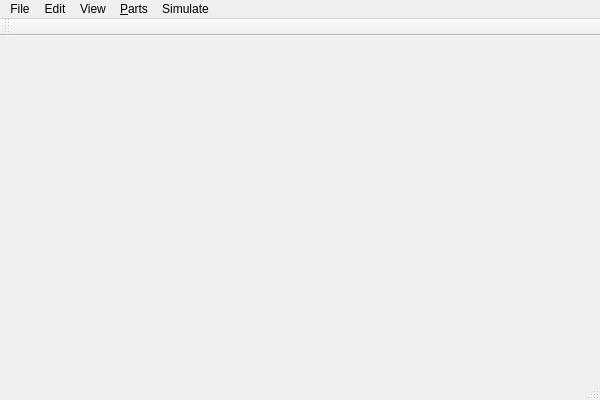
<?xml version="1.0" encoding="UTF-8"?>
<ui version="4.0">
 <class>MainWindow</class>
 <widget class="QMainWindow" name="MainWindow">
  <property name="geometry">
   <rect>
    <x>0</x>
    <y>0</y>
    <width>600</width>
    <height>400</height>
   </rect>
  </property>
  <property name="windowTitle">
   <string>Digital Logic Sim</string>
  </property>
  <property name="windowIcon">
   <iconset resource="resources.qrc">
    <normaloff>:/images/DLS_ICO2.png</normaloff>:/images/DLS_ICO2.png</iconset>
  </property>
  <widget class="QWidget" name="centralWidget">
   <layout class="QGridLayout" name="gridLayout">
    <property name="margin">
     <number>0</number>
    </property>
   </layout>
  </widget>
  <widget class="QMenuBar" name="menuBar">
   <property name="geometry">
    <rect>
     <x>0</x>
     <y>0</y>
     <width>600</width>
     <height>21</height>
    </rect>
   </property>
   <widget class="QMenu" name="menuFile">
    <property name="title">
     <string>File</string>
    </property>
    <addaction name="actionNew"/>
    <addaction name="actionOpen"/>
    <addaction name="actionSave"/>
    <addaction name="actionSave_As"/>
    <addaction name="separator"/>
    <addaction name="actionPrint"/>
    <addaction name="actionPrint_Preview"/>
    <addaction name="actionSeparator"/>
    <addaction name="actionRecentFiles1"/>
    <addaction name="actionRecentFiles2"/>
    <addaction name="actionRecentFiles3"/>
    <addaction name="actionRecentFiles4"/>
    <addaction name="separator"/>
    <addaction name="actionExit"/>
   </widget>
   <widget class="QMenu" name="menuEdit">
    <property name="title">
     <string>Edit</string>
    </property>
    <addaction name="actionDelete"/>
    <addaction name="actionCopy"/>
    <addaction name="actionCut"/>
    <addaction name="actionPaste"/>
    <addaction name="actionSelect_All"/>
    <addaction name="separator"/>
    <addaction name="actionImport"/>
    <addaction name="actionExport"/>
    <addaction name="separator"/>
    <addaction name="actionComment"/>
    <addaction name="separator"/>
    <addaction name="actionSelect"/>
    <addaction name="actionMove"/>
    <addaction name="actionLabel"/>
    <addaction name="actionDelay"/>
    <addaction name="separator"/>
    <addaction name="actionSettings"/>
   </widget>
   <widget class="QMenu" name="menuView">
    <property name="title">
     <string>View</string>
    </property>
    <widget class="QMenu" name="menuZoom">
     <property name="title">
      <string>Zoom</string>
     </property>
     <addaction name="actionFit_To_Window"/>
     <addaction name="actionScale_25"/>
     <addaction name="actionScale_50"/>
     <addaction name="actionScale_75"/>
     <addaction name="actionScale_100"/>
     <addaction name="actionScale_150"/>
     <addaction name="actionScale_200"/>
     <addaction name="actionScale_300"/>
     <addaction name="actionScale_400"/>
     <addaction name="actionScale_Custom"/>
    </widget>
    <addaction name="actionToolbar"/>
    <addaction name="actionStatusbar"/>
    <addaction name="separator"/>
    <addaction name="actionShow_I_O_Values"/>
    <addaction name="actionShow_Connections"/>
    <addaction name="actionShow_Pin_Names"/>
    <addaction name="separator"/>
    <addaction name="menuZoom"/>
   </widget>
   <widget class="QMenu" name="menuParts">
    <property name="title">
     <string>&amp;Parts</string>
    </property>
    <widget class="QMenu" name="menuSource_2">
     <property name="title">
      <string>Input</string>
     </property>
     <addaction name="actionGround"/>
     <addaction name="actionV"/>
     <addaction name="actionSwitch"/>
     <addaction name="actionPush_Button"/>
     <addaction name="actionClock"/>
    </widget>
    <widget class="QMenu" name="menuOutput">
     <property name="title">
      <string>Output</string>
     </property>
     <addaction name="actionBulb"/>
     <addaction name="action7_Segment_LED"/>
     <addaction name="action14_Segment_LED"/>
     <addaction name="action16_Segment_LED"/>
    </widget>
    <widget class="QMenu" name="menuBus">
     <property name="title">
      <string>Bus</string>
     </property>
     <addaction name="actionMerger"/>
     <addaction name="actionSplitter"/>
    </widget>
    <widget class="QMenu" name="menuOther">
     <property name="title">
      <string>Other</string>
     </property>
     <widget class="QMenu" name="menuShift_Register">
      <property name="title">
       <string>Shift Register</string>
      </property>
      <addaction name="actionLeft_Shift"/>
      <addaction name="actionRight_Shift"/>
      <addaction name="actionBidirectional_Shift"/>
     </widget>
     <addaction name="actionAdder"/>
     <addaction name="separator"/>
     <addaction name="actionMultiplexer"/>
     <addaction name="actionDecoder"/>
     <addaction name="actionPriority_Encoder"/>
     <addaction name="separator"/>
     <addaction name="actionRegister"/>
     <addaction name="menuShift_Register"/>
     <addaction name="separator"/>
     <addaction name="actionCounter"/>
     <addaction name="actionLoadable_Counter"/>
    </widget>
    <widget class="QMenu" name="menuAND">
     <property name="title">
      <string>AND</string>
     </property>
     <addaction name="action2_input_AND"/>
     <addaction name="action3_input_AND"/>
     <addaction name="action4_input_AND"/>
    </widget>
    <widget class="QMenu" name="menuOR">
     <property name="title">
      <string>OR</string>
     </property>
     <addaction name="action2_input_OR"/>
     <addaction name="action3_input_OR"/>
     <addaction name="action4_input_OR"/>
    </widget>
    <widget class="QMenu" name="menuNAND">
     <property name="title">
      <string>NAND</string>
     </property>
     <addaction name="action2_input_NAND"/>
     <addaction name="action3_input_NAND"/>
     <addaction name="action4_input_NAND"/>
    </widget>
    <widget class="QMenu" name="menuNOR">
     <property name="title">
      <string>NOR</string>
     </property>
     <addaction name="action2_input_NOR"/>
     <addaction name="action3_input_NOR"/>
     <addaction name="action4_input_NOR"/>
    </widget>
    <widget class="QMenu" name="menuFlip_Flops">
     <property name="title">
      <string>Flip Flops</string>
     </property>
     <addaction name="actionD_Flip_Flop"/>
     <addaction name="actionT_Flip_Flop"/>
     <addaction name="actionJ_K_Flip_Flop"/>
    </widget>
    <addaction name="menuAND"/>
    <addaction name="menuOR"/>
    <addaction name="actionXOR"/>
    <addaction name="actionBuffer"/>
    <addaction name="menuNAND"/>
    <addaction name="menuNOR"/>
    <addaction name="actionXNOR"/>
    <addaction name="actionNOT"/>
    <addaction name="separator"/>
    <addaction name="menuFlip_Flops"/>
    <addaction name="separator"/>
    <addaction name="menuSource_2"/>
    <addaction name="menuOutput"/>
    <addaction name="menuBus"/>
    <addaction name="separator"/>
    <addaction name="menuOther"/>
   </widget>
   <widget class="QMenu" name="menuSimulate">
    <property name="title">
     <string>Simulate</string>
    </property>
    <widget class="QMenu" name="menuOptions">
     <property name="title">
      <string>Options</string>
     </property>
     <addaction name="actionStep_Interval"/>
     <addaction name="actionStep_Size_Run"/>
    </widget>
    <addaction name="actionRun"/>
    <addaction name="actionStep"/>
    <addaction name="actionReset"/>
    <addaction name="separator"/>
    <addaction name="menuOptions"/>
   </widget>
   <addaction name="menuFile"/>
   <addaction name="menuEdit"/>
   <addaction name="menuView"/>
   <addaction name="menuParts"/>
   <addaction name="menuSimulate"/>
  </widget>
  <widget class="QToolBar" name="mainToolBar">
   <attribute name="toolBarArea">
    <enum>TopToolBarArea</enum>
   </attribute>
   <attribute name="toolBarBreak">
    <bool>false</bool>
   </attribute>
  </widget>
  <widget class="QStatusBar" name="statusBar"/>
  <action name="actionNew">
   <property name="text">
    <string>New</string>
   </property>
  </action>
  <action name="actionOpen">
   <property name="text">
    <string>Open...</string>
   </property>
  </action>
  <action name="actionClose">
   <property name="text">
    <string>Close</string>
   </property>
  </action>
  <action name="actionSave">
   <property name="text">
    <string>Save</string>
   </property>
   <property name="shortcut">
    <string>Ctrl+S</string>
   </property>
   <property name="shortcutContext">
    <enum>Qt::ApplicationShortcut</enum>
   </property>
  </action>
  <action name="actionSave_As">
   <property name="text">
    <string>Save As...</string>
   </property>
  </action>
  <action name="actionPrint">
   <property name="text">
    <string>Print...</string>
   </property>
  </action>
  <action name="actionPrint_Preview">
   <property name="text">
    <string>Print Preview</string>
   </property>
  </action>
  <action name="actionExit">
   <property name="text">
    <string>Exit</string>
   </property>
  </action>
  <action name="actionCopy">
   <property name="text">
    <string>Copy</string>
   </property>
   <property name="shortcut">
    <string>Ctrl+C</string>
   </property>
  </action>
  <action name="actionCut">
   <property name="text">
    <string>Cut</string>
   </property>
  </action>
  <action name="actionPaste">
   <property name="text">
    <string>Paste</string>
   </property>
  </action>
  <action name="actionSelect">
   <property name="checkable">
    <bool>true</bool>
   </property>
   <property name="text">
    <string>Select</string>
   </property>
  </action>
  <action name="actionSelect_All">
   <property name="text">
    <string>Select All</string>
   </property>
  </action>
  <action name="actionMove">
   <property name="checkable">
    <bool>true</bool>
   </property>
   <property name="text">
    <string>Move</string>
   </property>
  </action>
  <action name="actionDelete">
   <property name="enabled">
    <bool>true</bool>
   </property>
   <property name="text">
    <string>Delete</string>
   </property>
   <property name="visible">
    <bool>true</bool>
   </property>
  </action>
  <action name="actionSettings">
   <property name="text">
    <string>Settings...</string>
   </property>
  </action>
  <action name="actionComment">
   <property name="text">
    <string>Comment</string>
   </property>
  </action>
  <action name="actionXOR">
   <property name="text">
    <string>XOR</string>
   </property>
  </action>
  <action name="actionXNOR">
   <property name="text">
    <string>XNOR</string>
   </property>
  </action>
  <action name="actionNOT">
   <property name="text">
    <string>NOT</string>
   </property>
  </action>
  <action name="actionButton">
   <property name="text">
    <string>Button</string>
   </property>
  </action>
  <action name="action1">
   <property name="text">
    <string>1</string>
   </property>
  </action>
  <action name="action0">
   <property name="text">
    <string>0</string>
   </property>
  </action>
  <action name="actionGround">
   <property name="text">
    <string>Ground</string>
   </property>
  </action>
  <action name="actionV">
   <property name="text">
    <string>V+</string>
   </property>
  </action>
  <action name="actionSwitch">
   <property name="text">
    <string>Switch</string>
   </property>
  </action>
  <action name="actionPush_Button">
   <property name="text">
    <string>Push Button</string>
   </property>
  </action>
  <action name="actionClock">
   <property name="text">
    <string>Clock</string>
   </property>
  </action>
  <action name="actionCustom_Signal">
   <property name="text">
    <string>Custom Signal</string>
   </property>
  </action>
  <action name="actionProbe_2">
   <property name="text">
    <string>Probe</string>
   </property>
  </action>
  <action name="actionBulb">
   <property name="text">
    <string>Bulb</string>
   </property>
  </action>
  <action name="action7_Segment_LED">
   <property name="text">
    <string>7-Segment LED</string>
   </property>
  </action>
  <action name="actionMerger">
   <property name="text">
    <string>Merger</string>
   </property>
  </action>
  <action name="actionSplitter">
   <property name="text">
    <string>Splitter</string>
   </property>
  </action>
  <action name="actionInput">
   <property name="text">
    <string>Input</string>
   </property>
  </action>
  <action name="actionProbe_3">
   <property name="text">
    <string>Probe</string>
   </property>
  </action>
  <action name="actionComplementer">
   <property name="text">
    <string>Complementer</string>
   </property>
  </action>
  <action name="actionRun">
   <property name="checkable">
    <bool>true</bool>
   </property>
   <property name="text">
    <string>Run</string>
   </property>
  </action>
  <action name="actionStop">
   <property name="text">
    <string>Stop</string>
   </property>
  </action>
  <action name="actionStep">
   <property name="text">
    <string>Step</string>
   </property>
  </action>
  <action name="actionReset">
   <property name="checkable">
    <bool>false</bool>
   </property>
   <property name="text">
    <string>Reset</string>
   </property>
  </action>
  <action name="actionMultiplexer">
   <property name="text">
    <string>Multiplexer</string>
   </property>
  </action>
  <action name="actionToolbar">
   <property name="checkable">
    <bool>true</bool>
   </property>
   <property name="checked">
    <bool>true</bool>
   </property>
   <property name="text">
    <string>Toolbar</string>
   </property>
  </action>
  <action name="actionStatusbar">
   <property name="checkable">
    <bool>true</bool>
   </property>
   <property name="checked">
    <bool>true</bool>
   </property>
   <property name="text">
    <string>Status Bar</string>
   </property>
  </action>
  <action name="actionShow_I_O_Values">
   <property name="checkable">
    <bool>true</bool>
   </property>
   <property name="text">
    <string>Show I/O Values</string>
   </property>
  </action>
  <action name="action25">
   <property name="text">
    <string>25%</string>
   </property>
  </action>
  <action name="action50">
   <property name="text">
    <string>50%</string>
   </property>
  </action>
  <action name="action75">
   <property name="text">
    <string>75%</string>
   </property>
  </action>
  <action name="action100">
   <property name="text">
    <string>100%</string>
   </property>
  </action>
  <action name="action200">
   <property name="text">
    <string>200%</string>
   </property>
  </action>
  <action name="actionFit_To_Window">
   <property name="text">
    <string>Fit to Window</string>
   </property>
  </action>
  <action name="actionLabel">
   <property name="checkable">
    <bool>true</bool>
   </property>
   <property name="text">
    <string>Label</string>
   </property>
  </action>
  <action name="actionDelay">
   <property name="checkable">
    <bool>true</bool>
   </property>
   <property name="text">
    <string>Delay</string>
   </property>
  </action>
  <action name="actionRegister">
   <property name="text">
    <string>Register</string>
   </property>
  </action>
  <action name="actionCounter">
   <property name="text">
    <string>Counter</string>
   </property>
  </action>
  <action name="action2_input_AND">
   <property name="text">
    <string>2-input</string>
   </property>
  </action>
  <action name="action3_input_AND">
   <property name="text">
    <string>3-input</string>
   </property>
  </action>
  <action name="action4_input_AND">
   <property name="text">
    <string>4-input</string>
   </property>
  </action>
  <action name="action2_input_OR">
   <property name="text">
    <string>2-input</string>
   </property>
  </action>
  <action name="action3_input_OR">
   <property name="text">
    <string>3-input</string>
   </property>
  </action>
  <action name="action4_input_OR">
   <property name="text">
    <string>4-input</string>
   </property>
  </action>
  <action name="action2_input_NAND">
   <property name="text">
    <string>2-input</string>
   </property>
  </action>
  <action name="action3_input_NAND">
   <property name="text">
    <string>3-input</string>
   </property>
  </action>
  <action name="action4_input_NAND">
   <property name="text">
    <string>4-input</string>
   </property>
  </action>
  <action name="action2_input_NOR">
   <property name="text">
    <string>2-input</string>
   </property>
  </action>
  <action name="action3_input_NOR">
   <property name="text">
    <string>3-input</string>
   </property>
  </action>
  <action name="action4_input_NOR">
   <property name="text">
    <string>4-input</string>
   </property>
  </action>
  <action name="actionBuffer">
   <property name="text">
    <string>Buffer</string>
   </property>
  </action>
  <action name="actionShow_Pin_Names">
   <property name="checkable">
    <bool>true</bool>
   </property>
   <property name="checked">
    <bool>true</bool>
   </property>
   <property name="text">
    <string>Show Pin Names</string>
   </property>
  </action>
  <action name="actionScale_100">
   <property name="text">
    <string>100%</string>
   </property>
  </action>
  <action name="actionScale_150">
   <property name="text">
    <string>150%</string>
   </property>
  </action>
  <action name="actionScale_200">
   <property name="text">
    <string>200%</string>
   </property>
  </action>
  <action name="actionScale_300">
   <property name="text">
    <string>300%</string>
   </property>
  </action>
  <action name="actionScale_400">
   <property name="text">
    <string>400%</string>
   </property>
  </action>
  <action name="actionScale_75">
   <property name="text">
    <string>75%</string>
   </property>
  </action>
  <action name="actionScale_50">
   <property name="text">
    <string>50%</string>
   </property>
  </action>
  <action name="actionScale_25">
   <property name="text">
    <string>25%</string>
   </property>
  </action>
  <action name="actionScale_Custom">
   <property name="text">
    <string>Custom...</string>
   </property>
  </action>
  <action name="actionShow_Connections">
   <property name="checkable">
    <bool>true</bool>
   </property>
   <property name="checked">
    <bool>true</bool>
   </property>
   <property name="text">
    <string>Show Connections</string>
   </property>
  </action>
  <action name="action14_Segment_LED">
   <property name="text">
    <string>14-Segment LED</string>
   </property>
  </action>
  <action name="action16_Segment_LED">
   <property name="text">
    <string>16-Segment LED</string>
   </property>
  </action>
  <action name="actionDecoder">
   <property name="text">
    <string>Decoder</string>
   </property>
  </action>
  <action name="actionD_Flip_Flop">
   <property name="text">
    <string>D Flip Flop</string>
   </property>
  </action>
  <action name="actionT_Flip_Flop">
   <property name="text">
    <string>T Flip Flop</string>
   </property>
  </action>
  <action name="actionJ_K_Flip_Flop">
   <property name="text">
    <string>J-K Flip Flop</string>
   </property>
  </action>
  <action name="actionSeparator">
   <property name="text">
    <string>Separator</string>
   </property>
  </action>
  <action name="actionRecentFiles1">
   <property name="text">
    <string>RecentFiles1</string>
   </property>
  </action>
  <action name="actionRecentFiles2">
   <property name="text">
    <string>RecentFiles2</string>
   </property>
  </action>
  <action name="actionRecentFiles3">
   <property name="text">
    <string>RecentFiles3</string>
   </property>
  </action>
  <action name="actionRecentFiles4">
   <property name="text">
    <string>RecentFiles4</string>
   </property>
  </action>
  <action name="actionStep_Interval">
   <property name="text">
    <string>Step Interval...</string>
   </property>
   <property name="toolTip">
    <string>Run performs a step every [interval] milliseconds.</string>
   </property>
  </action>
  <action name="actionStep_Size_Run">
   <property name="text">
    <string>Step Size (Run)...</string>
   </property>
   <property name="toolTip">
    <string>Simulated time skip between steps (ns)</string>
   </property>
  </action>
  <action name="actionLoadable_Counter">
   <property name="text">
    <string>Loadable Counter</string>
   </property>
  </action>
  <action name="actionLeft_Shift">
   <property name="text">
    <string>Left Shift</string>
   </property>
  </action>
  <action name="actionRight_Shift">
   <property name="text">
    <string>Right Shift</string>
   </property>
  </action>
  <action name="actionBidirectional_Shift">
   <property name="text">
    <string>Bidirectional Shift</string>
   </property>
  </action>
  <action name="actionPriority_Encoder">
   <property name="text">
    <string>Priority Encoder</string>
   </property>
  </action>
  <action name="actionAdder">
   <property name="text">
    <string>Adder</string>
   </property>
  </action>
  <action name="actionImport">
   <property name="text">
    <string>Import...</string>
   </property>
  </action>
  <action name="actionExport">
   <property name="text">
    <string>Export Selection...</string>
   </property>
  </action>
 </widget>
 <layoutdefault spacing="6" margin="11"/>
 <resources>
  <include location="resources.qrc"/>
 </resources>
 <connections/>
</ui>
